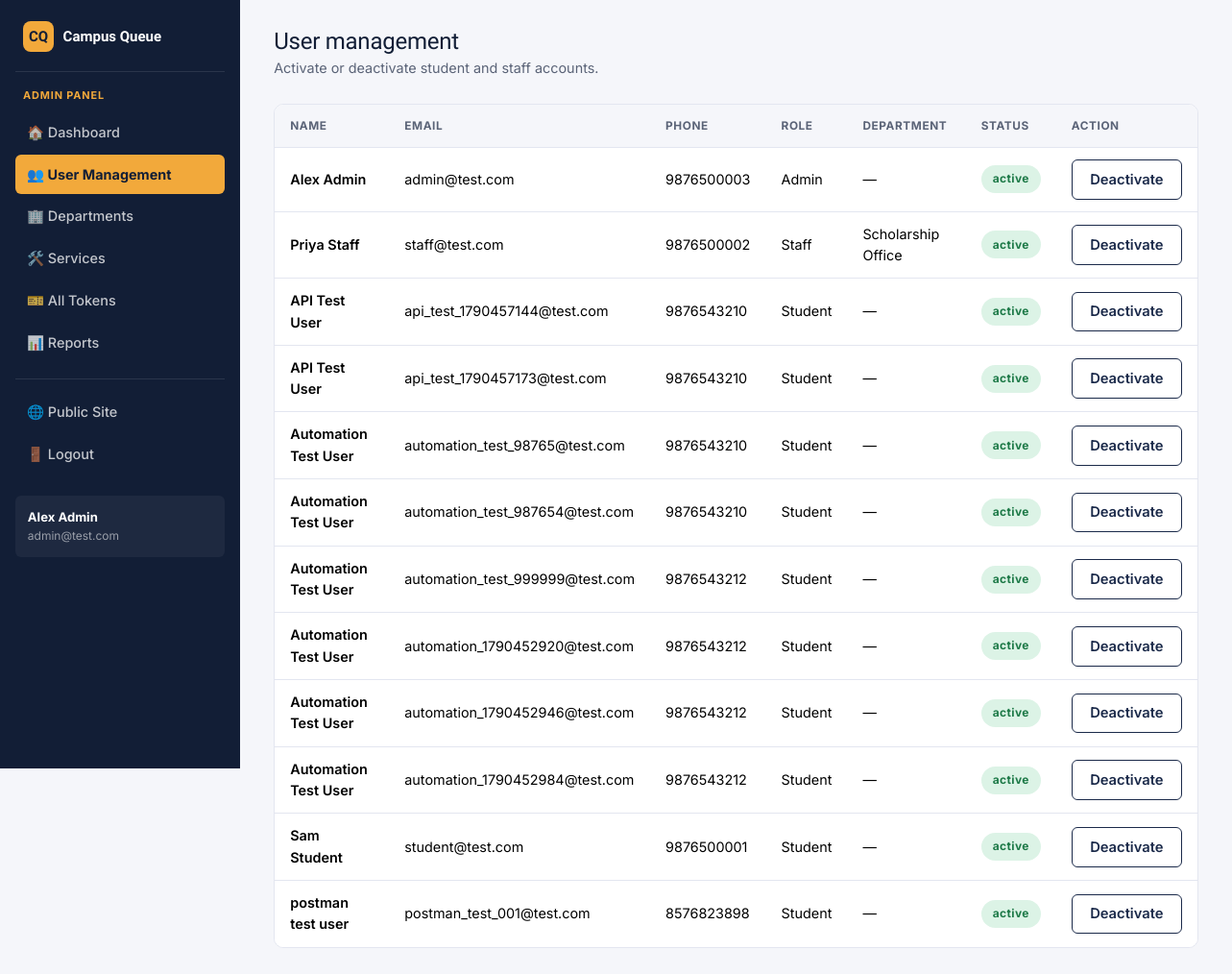
The app's page /admin/users (signed in) with its own data.
### tables this page shows
CREATE TABLE users (
    id INTEGER PRIMARY KEY AUTOINCREMENT,
    name TEXT NOT NULL,
    email TEXT NOT NULL UNIQUE,
    phone TEXT NOT NULL,
    password TEXT NOT NULL,
    role TEXT NOT NULL CHECK(role IN ('student', 'staff', 'admin')),
    department_id INTEGER,
    status TEXT NOT NULL DEFAULT 'active' CHECK(status IN ('active', 'inactive')),
    created_at TEXT NOT NULL,
    FOREIGN KEY (department_id) REFERENCES departments(id)
);

CREATE TABLE departments (
    id INTEGER PRIMARY KEY AUTOINCREMENT,
    name TEXT NOT NULL UNIQUE,
    code TEXT NOT NULL UNIQUE,
    status TEXT NOT NULL DEFAULT 'active' CHECK(status IN ('active', 'inactive'))
);

### app.py (the view)
@app.route("/admin/users")
@role_required("admin")
def admin_users():
    db = get_db()
    users = db.execute(
        "SELECT u.*, d.name AS department_name FROM users u "
        "LEFT JOIN departments d ON d.id = u.department_id "
        "ORDER BY u.role, u.name"
    ).fetchall()
    return render_template("admin/users.html", users=users)

### app.py (called while the page is built)
def get_db():
    if "db" not in g:
        g.db = database.get_db()
    return g.db

def role_required(*roles):
    def decorator(view):
        @wraps(view)
        def wrapped(*args, **kwargs):
            if "user_id" not in session:
                flash("Please log in to continue.", "warning")
                return redirect(url_for("login"))
            if session.get("role") not in roles:
                return render_template("access_denied.html"), 403
            return view(*args, **kwargs)
        return wrapped
    return decorator

def current_user():
    if "user_id" not in session:
        return None
    return get_db().execute(
        "SELECT * FROM users WHERE id = ?", (session["user_id"],)
    ).fetchone()

@app.context_processor
def inject_user():
    return {"logged_in_user": current_user()}

### database.py (called while the page is built)
def get_db():
    conn = sqlite3.connect(DB_PATH)
    conn.row_factory = sqlite3.Row
    conn.execute("PRAGMA foreign_keys = ON")
    return conn

### templates/admin/users.html (shortened to what this page needs)
{% extends "base_dashboard.html" %}
{% block content %}
<div class="cq-topbar">
  <div>
    <h1>User management</h1>
    <div class="subtitle">Activate or deactivate student and staff accounts.</div>
  </div>
</div>
<div class="cq-table">
  <table class="table" id="users-table">
    <thead>
      <tr><th>Name</th><th>Email</th><th>Phone</th><th>Role</th><th>Department</th><th>Status</th><th>Action</th></tr>
    </thead>
    <tbody>
      {% for u in users %}
      <tr id="user-row-{{ u['id'] }}">
        <td class="fw-semibold">{{ u['name'] }}</td>
        <td>{{ u['email'] }}</td>
        <td>{{ u['phone'] }}</td>
        <td class="text-capitalize">{{ u['role'] }}</td>
        <td>{{ u['department_name'] or '—' }}</td>
        <td><span class="badge-status badge-{{ u['status'] }}" id="user-status-{{ u['id'] }}">{{ u['status'] }}</span></td>
        <td>
          <form method="POST" action="{{ url_for('toggle_user', user_id=u['id']) }}"
                data-confirm="{% if u['status'] == 'active' %}Deactivate{% else %}Activate{% endif %} {{ u['name'] }}?">
            <button type="submit" class="btn btn-sm {% if u['status'] == 'active' %}btn-outline-navy{% else %}btn-teal{% endif %}"
                    id="toggle-user-{{ u['id'] }}">
              {% if u['status'] == 'active' %}Deactivate{% else %}Activate{% endif %}
            </button>
          </form>
        </td>
      </tr>
      {% endfor %}
    </tbody>
  </table>
</div>
{% endblock %}

### templates/base_dashboard.html (shortened to what this page needs)
<!DOCTYPE html>
<html lang="en">
<head>
<link href="https://cdn.jsdelivr.net/npm/bootstrap@5.3.3/dist/css/bootstrap.min.css" rel="stylesheet">
<link href="{{ url_for('static', filename='css/style.css') }}" rel="stylesheet">
</head>
<body>
<div class="cq-shell">
  <aside class="cq-sidebar">
    <div class="brand">
      <span class="brand-mark">CQ</span> Campus Queue
    </div>
    <div class="role-tag">{{ session.role }} panel</div>
    <nav class="nav flex-column" id="sidebar-nav">
      {% if session.role == 'student' %}
        <a class="nav-link {% if request.endpoint == 'student_dashboard' %}active{% endif %}" id="nav-dashboard" href="{{ url_for('student_dashboard') }}">🏠 Dashboard</a>
        <a class="nav-link {% if request.endpoint == 'generate_token' %}active{% endif %}" id="nav-generate-token" href="{{ url_for('generate_token') }}">🎫 Generate Token</a>
        <a class="nav-link {% if request.endpoint == 'current_token' %}active{% endif %}" id="nav-current-token" href="{{ url_for('current_token') }}">📍 Current Token</a>
        <a class="nav-link {% if request.endpoint == 'student_history' %}active{% endif %}" id="nav-history" href="{{ url_for('student_history') }}">🕘 Token History</a>
        <a class="nav-link {% if request.endpoint == 'student_profile' %}active{% endif %}" id="nav-profile" href="{{ url_for('student_profile') }}">👤 Profile</a>
      {% elif session.role == 'admin' %}
        <a class="nav-link {% if request.endpoint == 'admin_dashboard' %}active{% endif %}" id="nav-dashboard" href="{{ url_for('admin_dashboard') }}">🏠 Dashboard</a>
        <a class="nav-link {% if request.endpoint == 'admin_users' %}active{% endif %}" id="nav-users" href="{{ url_for('admin_users') }}">👥 User Management</a>
        <a class="nav-link {% if request.endpoint == 'admin_departments' %}active{% endif %}" id="nav-departments" href="{{ url_for('admin_departments') }}">🏢 Departments</a>
        <a class="nav-link {% if request.endpoint == 'admin_services' %}active{% endif %}" id="nav-services" href="{{ url_for('admin_services') }}">🛠️ Services</a>
        <a class="nav-link {% if request.endpoint == 'admin_tokens' %}active{% endif %}" id="nav-tokens" href="{{ url_for('admin_tokens') }}">🎫 All Tokens</a>
        <a class="nav-link {% if request.endpoint == 'admin_reports' %}active{% endif %}" id="nav-reports" href="{{ url_for('admin_reports') }}">📊 Reports</a>
      {% endif %}
      <div class="nav-divider"></div>
      <a class="nav-link" href="{{ url_for('home') }}">🌐 Public Site</a>
      <a class="nav-link" id="nav-logout" href="{{ url_for('logout') }}">🚪 Logout</a>
    </nav>
    {% if logged_in_user %}
    <div class="user-box">
      <div class="u-name">{{ logged_in_user['name'] }}</div>
      <div class="u-email">{{ logged_in_user['email'] }}</div>
    </div>
    {% endif %}
  </aside>
  <main class="cq-main">
    {% block content %}{% endblock %}
  </main>
</div>
</body>
</html>

### static/css/style.css (style rules this page uses)
:root { --navy: #1B2A4A; --navy-deep: #121E36; --navy-soft: #2C4270; --amber: #F2A93B; --amber-deep: #D98D1F; --teal: #2AA9A0; --teal-deep: #1E7F78; --danger: #C1443C; --success: #2E7D5B; --ink: #1C2333; --ink-soft: #5A6377; --paper: #F5F6FA; --card: #FFFFFF; --border: #E3E6F0; --radius-sm: 6px; --radius-md: 10px; --shadow-card: 0 1px 2px rgba(18, 30, 54, 0.06), 0 6px 20px rgba(18, 30, 54, 0.06); }
* { box-sizing: border-box; }
html, body { height: 100%; }
body { font-family: "Inter", -apple-system, BlinkMacSystemFont, sans-serif; background: var(--paper); color: var(--ink); font-size: 15px; line-height: 1.55; }
h1, h2, h3, h4, h5, h6, .display-font { font-family: "Sora", "Inter", sans-serif; color: var(--navy-deep); letter-spacing: -0.01em; }
a { color: var(--teal-deep); text-decoration: none; }
.btn { border-radius: var(--radius-sm); font-weight: 600; padding: 0.55rem 1.15rem; font-size: 0.92rem; }
.btn-outline-navy { border: 1px solid var(--navy); color: var(--navy); background: transparent; }
.badge-status { display: inline-block; padding: 0.32rem 0.75rem; border-radius: 999px; font-size: 0.75rem; font-weight: 700; letter-spacing: 0.03em; }
.badge-active { background: #DCF3E6; color: #1E7A48; }
.cq-shell { display: flex; min-height: 100vh; }
.cq-sidebar { width: 250px; flex-shrink: 0; background: var(--navy-deep); color: #fff; padding: 1.4rem 1rem; position: sticky; top: 0; height: 100vh; overflow-y: auto; }
.cq-sidebar .brand { display: flex; align-items: center; gap: 0.6rem; font-family: "Sora", sans-serif; font-weight: 700; color: #fff; padding: 0 0.5rem 1.2rem; margin-bottom: 1rem; border-bottom: 1px solid rgba(255,255,255,0.1); }
.cq-sidebar .brand .brand-mark { width: 32px; height: 32px; background: var(--amber); color: var(--navy-deep); border-radius: 8px; display: inline-flex; align-items: center; justify-content: center; font-weight: 800; }
.cq-sidebar .role-tag { font-size: 0.68rem; text-transform: uppercase; letter-spacing: 0.08em; color: var(--amber); padding: 0 0.5rem; margin-bottom: 0.6rem; font-weight: 700; }
.cq-sidebar .nav-link { color: rgba(255,255,255,0.75); padding: 0.6rem 0.75rem; border-radius: var(--radius-sm); font-size: 0.9rem; font-weight: 500; margin-bottom: 0.15rem; display: flex; align-items: center; gap: 0.6rem; }
.cq-sidebar .nav-link.active { background: var(--amber); color: var(--navy-deep); font-weight: 700; }
.cq-sidebar .nav-divider { border-top: 1px solid rgba(255,255,255,0.1); margin: 0.85rem 0; }
.cq-sidebar .user-box { margin-top: 1.2rem; padding: 0.8rem; background: rgba(255,255,255,0.05); border-radius: var(--radius-sm); font-size: 0.82rem; }
.cq-sidebar .user-box .u-name { font-weight: 700; color: #fff; }
.cq-sidebar .user-box .u-email { color: rgba(255,255,255,0.55); font-size: 0.75rem; word-break: break-all; }
.cq-main { flex-grow: 1; padding: 1.8rem 2.2rem 3rem; max-width: 100%; }
.cq-topbar { display: flex; justify-content: space-between; align-items: center; margin-bottom: 1.6rem; flex-wrap: wrap; gap: 0.75rem; }
.cq-topbar h1 { font-size: 1.5rem; margin: 0; }
.cq-topbar .subtitle { color: var(--ink-soft); font-size: 0.9rem; margin-top: 0.15rem; }
.cq-table { background: var(--card); border-radius: var(--radius-md); overflow: hidden; border: 1px solid var(--border); }
.cq-table table { margin-bottom: 0; }
.cq-table thead th { background: var(--paper); color: var(--ink-soft); font-size: 0.74rem; text-transform: uppercase; letter-spacing: 0.05em; font-weight: 700; border-bottom: 1px solid var(--border); padding: 0.8rem 1rem; }
.cq-table tbody td { padding: 0.75rem 1rem; vertical-align: middle; font-size: 0.9rem; border-bottom: 1px solid var(--border); }
.cq-table tbody tr:last-child td { border-bottom: none; }

### records on screen
users: role "ADMIN", name "Alex Admin", email "admin@test.com", phone "9876500003", role "Admin", u "—", status "active", shows "Deactivate"
users: name "Priya Staff", email "staff@test.com", phone "9876500002", role "Staff", name "Scholarship Office", status "active", shows "Deactivate"
users: name "API Test User", email "api_test_1790457144@test.com", phone "9876543210", role "Student", u "—", status "active", shows "Deactivate"
users: name "API Test User", email "api_test_1790457173@test.com", phone "9876543210", role "Student", u "—", status "active", shows "Deactivate"
users: name "Automation Test User", email "automation_test_98765@test.com", phone "9876543210", role "Student", u "—", status "active", shows "Deactivate"
users: name "Automation Test User", email "automation_test_987654@test.com", phone "9876543210", role "Student", u "—", status "active", shows "Deactivate"
users: name "Automation Test User", email "automation_test_999999@test.com", phone "9876543212", role "Student", u "—", status "active", shows "Deactivate"
users: name "Automation Test User", email "automation_1790452920@test.com", phone "9876543212", role "Student", u "—", status "active", shows "Deactivate"
users: name "Automation Test User", email "automation_1790452946@test.com", phone "9876543212", role "Student", u "—", status "active", shows "Deactivate"
users: name "Automation Test User", email "automation_1790452984@test.com", phone "9876543212", role "Student", u "—", status "active", shows "Deactivate"
users: name "Sam Student", email "student@test.com", phone "9876500001", role "Student", u "—", status "active", shows "Deactivate"
users: name "postman test user", email "postman_test_001@test.com", phone "8576823898", role "Student", u "—", status "active", shows "Deactivate"
